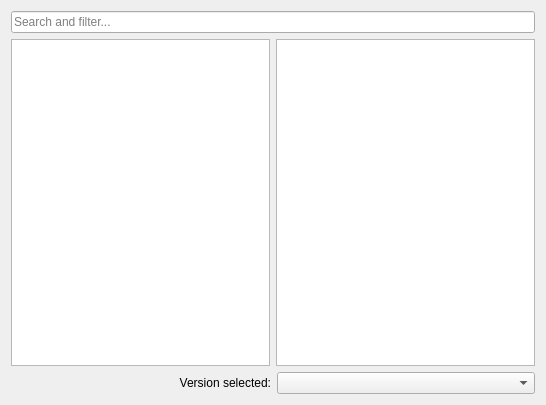
<?xml version="1.0" encoding="UTF-8"?>
<ui version="4.0">
 <class>TechnicPage</class>
 <widget class="QWidget" name="TechnicPage">
  <property name="geometry">
   <rect>
    <x>0</x>
    <y>0</y>
    <width>546</width>
    <height>405</height>
   </rect>
  </property>
  <layout class="QVBoxLayout" name="verticalLayout">
   <item>
    <widget class="QLineEdit" name="searchEdit">
     <property name="placeholderText">
      <string>Search and filter...</string>
     </property>
    </widget>
   </item>
   <item>
    <layout class="QHBoxLayout" name="horizontalLayout">
     <item>
      <widget class="QListView" name="packView">
       <property name="alternatingRowColors">
        <bool>true</bool>
       </property>
       <property name="iconSize">
        <size>
         <width>48</width>
         <height>48</height>
        </size>
       </property>
          <property name="verticalScrollMode">
              <enum>QAbstractItemView::ScrollPerPixel</enum>
          </property>
      </widget>
     </item>
     <item>
      <widget class="QTextBrowser" name="packDescription">
       <property name="openExternalLinks">
        <bool>true</bool>
       </property>
      </widget>
     </item>
    </layout>
   </item>
   <item>
    <layout class="QHBoxLayout" name="horizontalLayout_2">
     <item>
      <spacer name="horizontalSpacer">
       <property name="orientation">
        <enum>Qt::Horizontal</enum>
       </property>
       <property name="sizeType">
        <enum>QSizePolicy::Preferred</enum>
       </property>
       <property name="sizeHint" stdset="0">
        <size>
         <width>1</width>
         <height>1</height>
        </size>
       </property>
      </spacer>
     </item>
     <item>
      <widget class="QLabel" name="label">
       <property name="text">
        <string>Version selected:</string>
       </property>
       <property name="alignment">
        <set>Qt::AlignRight|Qt::AlignTrailing|Qt::AlignVCenter</set>
       </property>
      </widget>
     </item>
     <item>
      <widget class="QComboBox" name="versionSelectionBox"/>
     </item>
    </layout>
   </item>
  </layout>
 </widget>
 <resources/>
 <connections/>
</ui>
